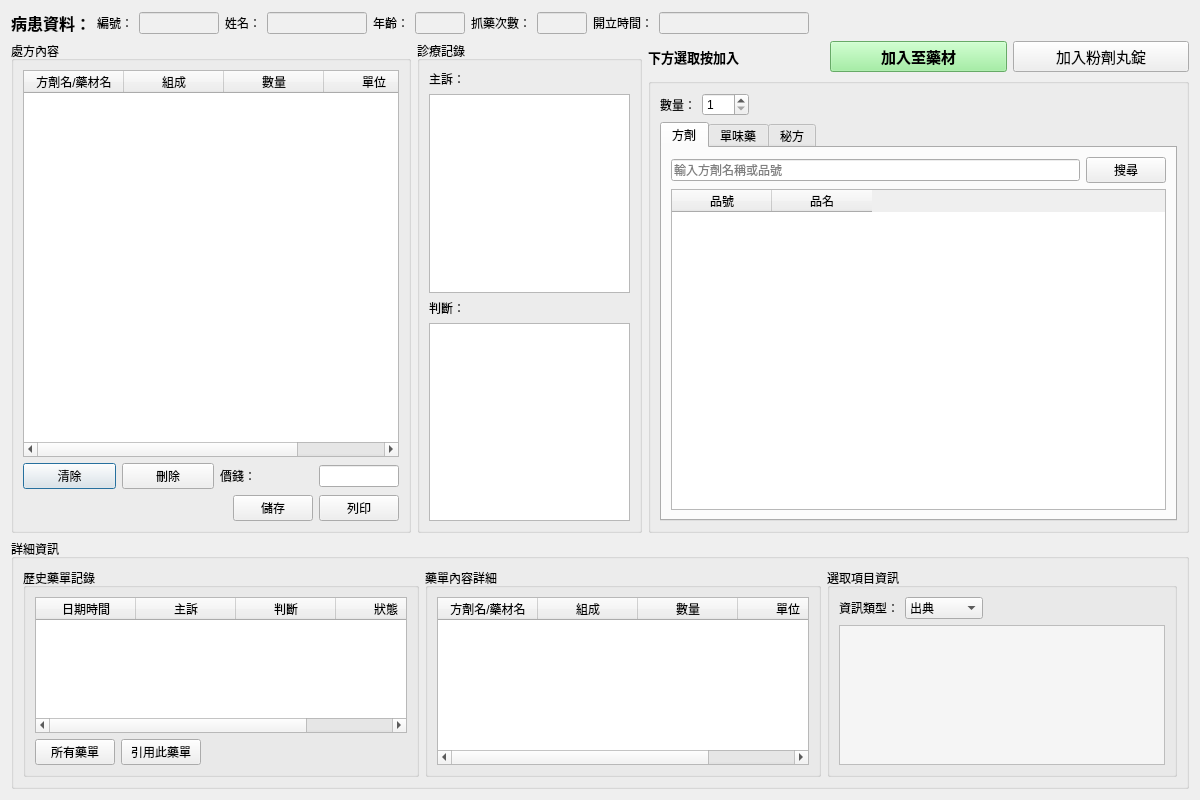
<?xml version="1.0" encoding="UTF-8"?>
<ui version="4.0">
 <class>PrescriptionWindow</class>
 <widget class="QDialog" name="PrescriptionWindow">
  <property name="geometry">
   <rect>
    <x>0</x>
    <y>0</y>
    <width>1200</width>
    <height>800</height>
   </rect>
  </property>
  <property name="windowTitle">
   <string>中藥處方好幫手 - 開立處方</string>
  </property>
  <layout class="QVBoxLayout" name="verticalLayout_main">
   <item>
    <layout class="QHBoxLayout" name="horizontalLayout_header">
     <item>
      <widget class="QLabel" name="labelPatientInfo">
       <property name="font">
        <font>
         <pointsize>12</pointsize>
         <weight>75</weight>
         <bold>true</bold>
        </font>
       </property>
       <property name="text">
        <string>病患資料：</string>
       </property>
      </widget>
     </item>
     <item>
      <widget class="QLabel" name="labelPatientId">
       <property name="text">
        <string>編號：</string>
       </property>
      </widget>
     </item>
     <item>
      <widget class="QLineEdit" name="patientIdLineEdit">
       <property name="maximumSize">
        <size>
         <width>80</width>
         <height>16777215</height>
        </size>
       </property>
       <property name="styleSheet">
        <string notr="true">background-color: rgb(240, 240, 240);</string>
       </property>
       <property name="readOnly">
        <bool>true</bool>
       </property>
      </widget>
     </item>
     <item>
      <widget class="QLabel" name="labelPatientName">
       <property name="text">
        <string>姓名：</string>
       </property>
      </widget>
     </item>
     <item>
      <widget class="QLineEdit" name="patientNameLineEdit">
       <property name="maximumSize">
        <size>
         <width>100</width>
         <height>16777215</height>
        </size>
       </property>
       <property name="styleSheet">
        <string notr="true">background-color: rgb(240, 240, 240);</string>
       </property>
       <property name="readOnly">
        <bool>true</bool>
       </property>
      </widget>
     </item>
     <item>
      <widget class="QLabel" name="labelPatientAge">
       <property name="text">
        <string>年齡：</string>
       </property>
      </widget>
     </item>
     <item>
      <widget class="QLineEdit" name="patientAgeLineEdit">
       <property name="maximumSize">
        <size>
         <width>50</width>
         <height>16777215</height>
        </size>
       </property>
       <property name="styleSheet">
        <string notr="true">background-color: rgb(240, 240, 240);</string>
       </property>
       <property name="readOnly">
        <bool>true</bool>
       </property>
      </widget>
     </item>
     <item>
      <widget class="QLabel" name="labelPrescriptionCount">
       <property name="text">
        <string>抓藥次數：</string>
       </property>
      </widget>
     </item>
     <item>
      <widget class="QLineEdit" name="prescriptionCountLineEdit">
       <property name="maximumSize">
        <size>
         <width>50</width>
         <height>16777215</height>
        </size>
       </property>
       <property name="styleSheet">
        <string notr="true">background-color: rgb(240, 240, 240);</string>
       </property>
       <property name="readOnly">
        <bool>true</bool>
       </property>
      </widget>
     </item>
     <item>
      <widget class="QLabel" name="labelCurrentDateTime">
       <property name="text">
        <string>開立時間：</string>
       </property>
      </widget>
     </item>
     <item>
      <widget class="QLineEdit" name="currentDateTimeLineEdit">
       <property name="maximumSize">
        <size>
         <width>150</width>
         <height>16777215</height>
        </size>
       </property>
       <property name="styleSheet">
        <string notr="true">background-color: rgb(240, 240, 240);</string>
       </property>
       <property name="readOnly">
        <bool>true</bool>
       </property>
      </widget>
     </item>
     <item>
      <spacer name="horizontalSpacer_header">
       <property name="orientation">
        <enum>Qt::Horizontal</enum>
       </property>
       <property name="sizeHint" stdset="0">
        <size>
         <width>40</width>
         <height>20</height>
        </size>
       </property>
      </spacer>
     </item>
    </layout>
   </item>
   <item>
    <layout class="QHBoxLayout" name="horizontalLayout_main">
     <item>
      <widget class="QGroupBox" name="groupBoxPrescription">
       <property name="maximumSize">
        <size>
         <width>400</width>
         <height>16777215</height>
        </size>
       </property>
       <property name="title">
        <string>處方內容</string>
       </property>
       <layout class="QVBoxLayout" name="verticalLayout_prescription">
        <item>
         <widget class="QTableWidget" name="prescriptionTableWidget">
          <property name="alternatingRowColors">
           <bool>true</bool>
          </property>
          <property name="selectionBehavior">
           <enum>QAbstractItemView::SelectRows</enum>
          </property>
          <column>
           <property name="text">
            <string>方劑名/藥材名</string>
           </property>
          </column>
          <column>
           <property name="text">
            <string>組成</string>
           </property>
          </column>
          <column>
           <property name="text">
            <string>數量</string>
           </property>
          </column>
          <column>
           <property name="text">
            <string>單位</string>
           </property>
          </column>
         </widget>
        </item>
        <item>
         <layout class="QHBoxLayout" name="horizontalLayout_prescriptionButtons">
          <item>
           <widget class="QPushButton" name="clearPrescriptionButton">
            <property name="text">
             <string>清除</string>
            </property>
           </widget>
          </item>
          <item>
           <widget class="QPushButton" name="deletePrescriptionItemButton">
            <property name="text">
             <string>刪除</string>
            </property>
           </widget>
          </item>
          <item>
           <widget class="QLabel" name="labelPrice">
            <property name="text">
             <string>價錢：</string>
            </property>
           </widget>
          </item>
          <item>
           <widget class="QLineEdit" name="priceLineEdit">
            <property name="maximumSize">
             <size>
              <width>80</width>
              <height>16777215</height>
             </size>
            </property>
           </widget>
          </item>
         </layout>
        </item>
        <item>
         <layout class="QHBoxLayout" name="horizontalLayout_saveButtons">
          <item>
           <spacer name="horizontalSpacer_save">
            <property name="orientation">
             <enum>Qt::Horizontal</enum>
            </property>
            <property name="sizeHint" stdset="0">
             <size>
              <width>40</width>
              <height>20</height>
             </size>
            </property>
           </spacer>
          </item>
          <item>
           <widget class="QPushButton" name="storePrescriptionButton">
            <property name="text">
             <string>儲存</string>
            </property>
           </widget>
          </item>
          <item>
           <widget class="QPushButton" name="printPrescriptionButton">
            <property name="text">
             <string>列印</string>
            </property>
           </widget>
          </item>
         </layout>
        </item>
       </layout>
      </widget>
     </item>
     <item>
      <layout class="QVBoxLayout" name="verticalLayout_middle">
       <item>
        <widget class="QGroupBox" name="groupBoxNotes">
         <property name="maximumSize">
          <size>
           <width>225</width>
           <height>16777215</height>
          </size>
         </property>
         <property name="title">
          <string>診療記錄</string>
         </property>
         <layout class="QVBoxLayout" name="verticalLayout_notes">
          <item>
           <widget class="QLabel" name="labelChiefComplaint">
            <property name="maximumSize">
             <size>
              <width>16777215</width>
              <height>20</height>
             </size>
            </property>
            <property name="text">
             <string>主訴：</string>
            </property>
           </widget>
          </item>
          <item>
           <widget class="QTextEdit" name="chiefComplaintTextEdit"/>
          </item>
          <item>
           <widget class="QLabel" name="labelDiagnosis">
            <property name="maximumSize">
             <size>
              <width>16777215</width>
              <height>20</height>
             </size>
            </property>
            <property name="text">
             <string>判斷：</string>
            </property>
           </widget>
          </item>
          <item>
           <widget class="QTextEdit" name="diagnosisTextEdit"/>
          </item>
         </layout>
        </widget>
       </item>
      </layout>
     </item>
     <item>
      <layout class="QVBoxLayout" name="verticalLayout_right">
       <item>
        <layout class="QHBoxLayout" name="horizontalLayout_topButtons">
         <item>
          <widget class="QLabel" name="labelAddNote">
           <property name="font">
            <font>
             <pointsize>10</pointsize>
             <weight>75</weight>
             <bold>true</bold>
            </font>
           </property>
           <property name="text">
            <string>下方選取按加入</string>
           </property>
          </widget>
         </item>
         <item>
          <widget class="QPushButton" name="addToPrescriptionButton">
           <property name="font">
            <font>
             <pointsize>11</pointsize>
             <weight>75</weight>
             <bold>true</bold>
            </font>
           </property>
           <property name="styleSheet">
            <string notr="true">font-weight: bold; background-color: rgb(144, 238, 144);</string>
           </property>
           <property name="text">
            <string>加入至藥材</string>
           </property>
          </widget>
         </item>
         <item>
          <widget class="QPushButton" name="addToPowderButton">
           <property name="font">
            <font>
             <pointsize>11</pointsize>
            </font>
           </property>
           <property name="text">
            <string>加入粉劑丸錠</string>
           </property>
          </widget>
         </item>
        </layout>
       </item>
       <item>
        <widget class="QGroupBox" name="groupBoxMedicineSelect">
         <property name="title">
          <string/>
         </property>
         <layout class="QVBoxLayout" name="verticalLayout_medicine">
          <item>
           <layout class="QHBoxLayout" name="horizontalLayout_quantity">
            <item>
             <widget class="QLabel" name="labelQuantity">
              <property name="text">
               <string>數量：</string>
              </property>
             </widget>
            </item>
            <item>
             <widget class="QSpinBox" name="quantitySpinBox">
              <property name="minimum">
               <number>1</number>
              </property>
              <property name="maximum">
               <number>999</number>
              </property>
              <property name="value">
               <number>1</number>
              </property>
             </widget>
            </item>
            <item>
             <spacer name="horizontalSpacer_quantity">
              <property name="orientation">
               <enum>Qt::Horizontal</enum>
              </property>
              <property name="sizeHint" stdset="0">
               <size>
                <width>40</width>
                <height>20</height>
               </size>
              </property>
             </spacer>
            </item>
           </layout>
          </item>
          <item>
           <widget class="QTabWidget" name="medicineTabWidget">
            <property name="currentIndex">
             <number>0</number>
            </property>
            <widget class="QWidget" name="tabFormulas">
             <attribute name="title">
              <string>方劑</string>
             </attribute>
             <layout class="QVBoxLayout" name="verticalLayout_formulas">
              <item>
               <layout class="QHBoxLayout" name="horizontalLayout_formulaSearch">
                <item>
                 <widget class="QLineEdit" name="formulaSearchLineEdit">
                  <property name="placeholderText">
                   <string>輸入方劑名稱或品號</string>
                  </property>
                 </widget>
                </item>
                <item>
                 <widget class="QPushButton" name="formulaSearchButton">
                  <property name="text">
                   <string>搜尋</string>
                  </property>
                 </widget>
                </item>
               </layout>
              </item>
              <item>
               <widget class="QTableWidget" name="formulaListTableWidget">
                <property name="alternatingRowColors">
                 <bool>true</bool>
                </property>
                <property name="selectionBehavior">
                 <enum>QAbstractItemView::SelectRows</enum>
                </property>
                <column>
                 <property name="text">
                  <string>品號</string>
                 </property>
                </column>
                <column>
                 <property name="text">
                  <string>品名</string>
                 </property>
                </column>
               </widget>
              </item>
             </layout>
            </widget>
            <widget class="QWidget" name="tabHerbs">
             <attribute name="title">
              <string>單味藥</string>
             </attribute>
             <layout class="QVBoxLayout" name="verticalLayout_herbs">
              <item>
               <layout class="QHBoxLayout" name="horizontalLayout_herbSearch">
                <item>
                 <widget class="QLineEdit" name="herbSearchLineEdit">
                  <property name="placeholderText">
                   <string>輸入藥材名稱或品號</string>
                  </property>
                 </widget>
                </item>
                <item>
                 <widget class="QPushButton" name="herbSearchButton">
                  <property name="text">
                   <string>搜尋</string>
                  </property>
                 </widget>
                </item>
               </layout>
              </item>
              <item>
               <widget class="QTableWidget" name="herbListTableWidget">
                <property name="alternatingRowColors">
                 <bool>true</bool>
                </property>
                <property name="selectionBehavior">
                 <enum>QAbstractItemView::SelectRows</enum>
                </property>
                <column>
                 <property name="text">
                  <string>品號</string>
                 </property>
                </column>
                <column>
                 <property name="text">
                  <string>品名</string>
                 </property>
                </column>
               </widget>
              </item>
             </layout>
            </widget>
            <widget class="QWidget" name="tabSecretFormulas">
             <attribute name="title">
              <string>秘方</string>
             </attribute>
             <layout class="QVBoxLayout" name="verticalLayout_secretFormulas">
              <item>
               <layout class="QHBoxLayout" name="horizontalLayout_secretSearch">
                <item>
                 <widget class="QLineEdit" name="secretSearchLineEdit">
                  <property name="placeholderText">
                   <string>輸入秘方名稱或品號</string>
                  </property>
                 </widget>
                </item>
                <item>
                 <widget class="QPushButton" name="secretSearchButton">
                  <property name="text">
                   <string>搜尋</string>
                  </property>
                 </widget>
                </item>
               </layout>
              </item>
              <item>
               <widget class="QTableWidget" name="secretListTableWidget">
                <property name="alternatingRowColors">
                 <bool>true</bool>
                </property>
                <property name="selectionBehavior">
                 <enum>QAbstractItemView::SelectRows</enum>
                </property>
                <column>
                 <property name="text">
                  <string>品號</string>
                 </property>
                </column>
                <column>
                 <property name="text">
                  <string>品名</string>
                 </property>
                </column>
               </widget>
              </item>
             </layout>
            </widget>
           </widget>
          </item>
         </layout>
        </widget>
       </item>
      </layout>
     </item>
    </layout>
   </item>
   <item>
    <widget class="QGroupBox" name="groupBoxDetail">
     <property name="maximumSize">
      <size>
       <width>16777215</width>
       <height>250</height>
      </size>
     </property>
     <property name="title">
      <string>詳細資訊</string>
     </property>
     <layout class="QHBoxLayout" name="horizontalLayout_detail">
      <item>
       <widget class="QGroupBox" name="groupBoxHistoryPrescriptions">
        <property name="maximumSize">
         <size>
          <width>400</width>
          <height>16777215</height>
         </size>
        </property>
        <property name="title">
         <string>歷史藥單記錄</string>
        </property>
        <layout class="QVBoxLayout" name="verticalLayout_historyPrescriptions">
         <item>
          <widget class="QTableWidget" name="historyPrescriptionsTableWidget">
           <property name="alternatingRowColors">
            <bool>true</bool>
           </property>
           <property name="selectionBehavior">
            <enum>QAbstractItemView::SelectRows</enum>
           </property>
           <column>
            <property name="text">
             <string>日期時間</string>
            </property>
           </column>
           <column>
            <property name="text">
             <string>主訴</string>
            </property>
           </column>
           <column>
            <property name="text">
             <string>判斷</string>
            </property>
           </column>
           <column>
            <property name="text">
             <string>狀態</string>
            </property>
           </column>
          </widget>
         </item>
         <item>
          <layout class="QHBoxLayout" name="horizontalLayout_historyButtons">
           <item>
            <widget class="QPushButton" name="loadHistoryButton">
             <property name="text">
              <string>所有藥單</string>
             </property>
            </widget>
           </item>
           <item>
            <widget class="QPushButton" name="copyHistoryButton">
             <property name="text">
              <string>引用此藥單</string>
             </property>
            </widget>
           </item>
           <item>
            <spacer name="horizontalSpacer_history">
             <property name="orientation">
              <enum>Qt::Horizontal</enum>
             </property>
             <property name="sizeHint" stdset="0">
              <size>
               <width>40</width>
               <height>20</height>
              </size>
             </property>
            </spacer>
           </item>
          </layout>
         </item>
        </layout>
       </widget>
      </item>
      <item>
       <widget class="QGroupBox" name="groupBoxHistoryDetail">
        <property name="title">
         <string>藥單內容詳細</string>
        </property>
        <layout class="QVBoxLayout" name="verticalLayout_historyDetail">
         <item>
          <widget class="QTableWidget" name="historyDetailTableWidget">
           <property name="alternatingRowColors">
            <bool>true</bool>
           </property>
           <property name="selectionBehavior">
            <enum>QAbstractItemView::SelectRows</enum>
           </property>
           <column>
            <property name="text">
             <string>方劑名/藥材名</string>
            </property>
           </column>
           <column>
            <property name="text">
             <string>組成</string>
            </property>
           </column>
           <column>
            <property name="text">
             <string>數量</string>
            </property>
           </column>
           <column>
            <property name="text">
             <string>單位</string>
            </property>
           </column>
          </widget>
         </item>
        </layout>
       </widget>
      </item>
      <item>
       <widget class="QGroupBox" name="groupBoxSelectedInfo">
        <property name="maximumSize">
         <size>
          <width>350</width>
          <height>16777215</height>
         </size>
        </property>
        <property name="title">
         <string>選取項目資訊</string>
        </property>
        <layout class="QVBoxLayout" name="verticalLayout_selectedInfo">
         <item>
          <layout class="QHBoxLayout" name="horizontalLayout_infoSelector">
           <item>
            <widget class="QLabel" name="labelInfoType">
             <property name="text">
              <string>資訊類型：</string>
             </property>
            </widget>
           </item>
           <item>
            <widget class="QComboBox" name="infoTypeComboBox">
             <item>
              <property name="text">
               <string>出典</string>
              </property>
             </item>
             <item>
              <property name="text">
               <string>組成</string>
              </property>
             </item>
             <item>
              <property name="text">
               <string>功能</string>
              </property>
             </item>
             <item>
              <property name="text">
               <string>主治</string>
              </property>
             </item>
             <item>
              <property name="text">
               <string>應用</string>
              </property>
             </item>
			 <item>
			  <property name="text">
			   <string>注意事項</string>
			  </property>
			 </item>
            </widget>
           </item>
           <item>
            <spacer name="horizontalSpacer_info">
             <property name="orientation">
              <enum>Qt::Horizontal</enum>
             </property>
             <property name="sizeHint" stdset="0">
              <size>
               <width>40</width>
               <height>20</height>
              </size>
             </property>
            </spacer>
           </item>
          </layout>
         </item>
         <item>
          <widget class="QTextEdit" name="selectedInfoTextEdit">
           <property name="styleSheet">
            <string notr="true">background-color: rgb(245, 245, 245);</string>
           </property>
           <property name="readOnly">
            <bool>true</bool>
           </property>
          </widget>
         </item>
        </layout>
       </widget>
      </item>
     </layout>
    </widget>
   </item>
  </layout>
 </widget>
 <resources/>
 <connections/>
</ui>
